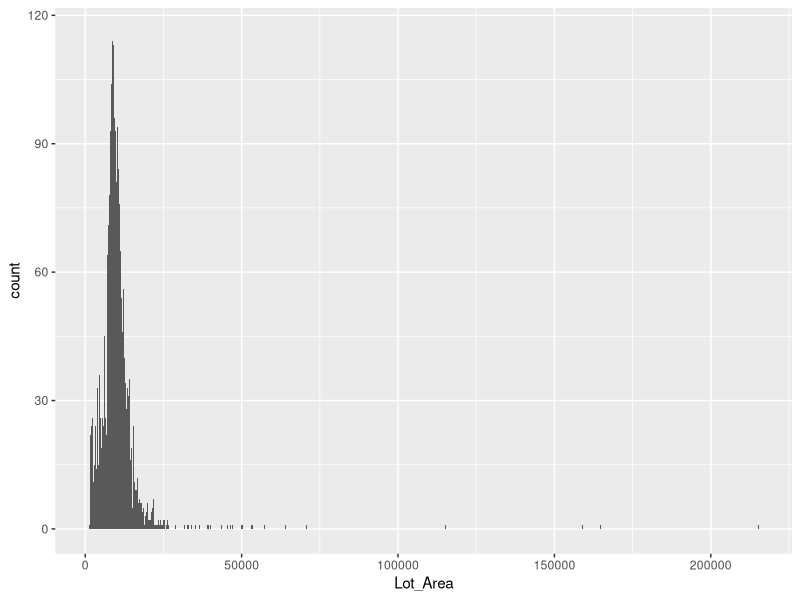
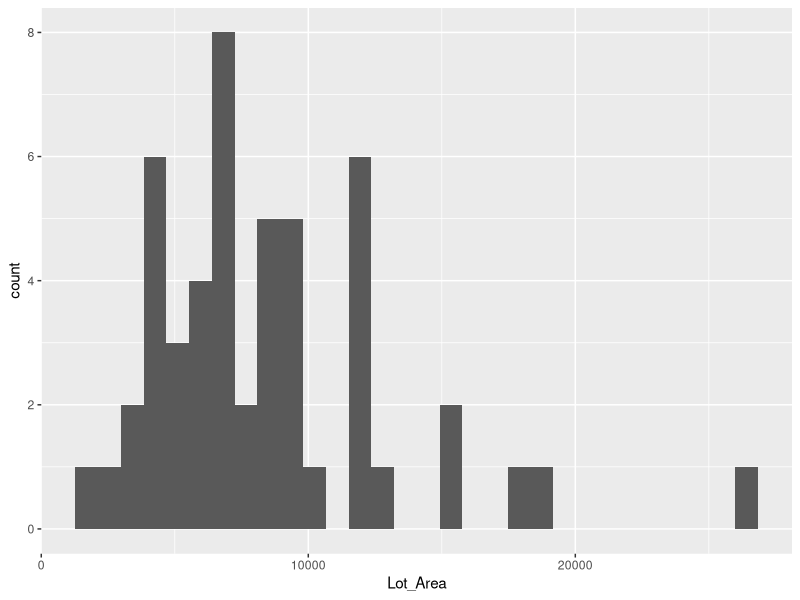
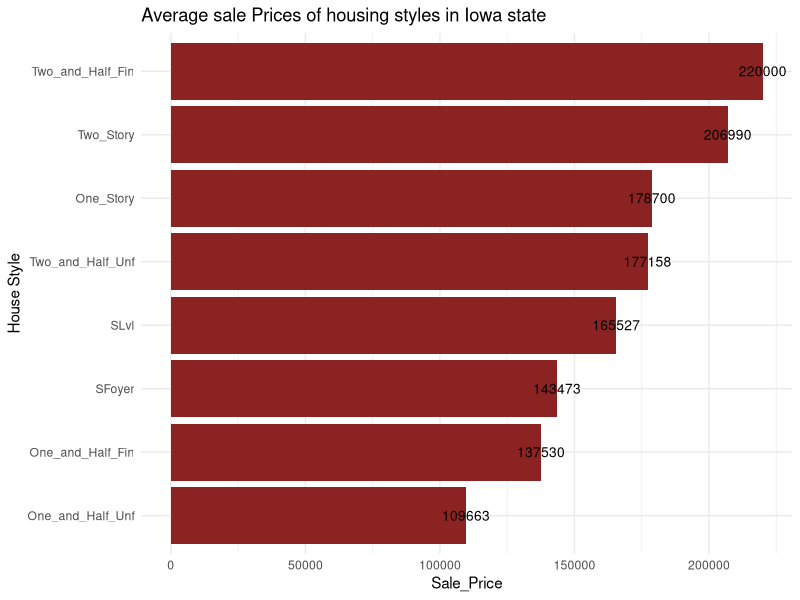
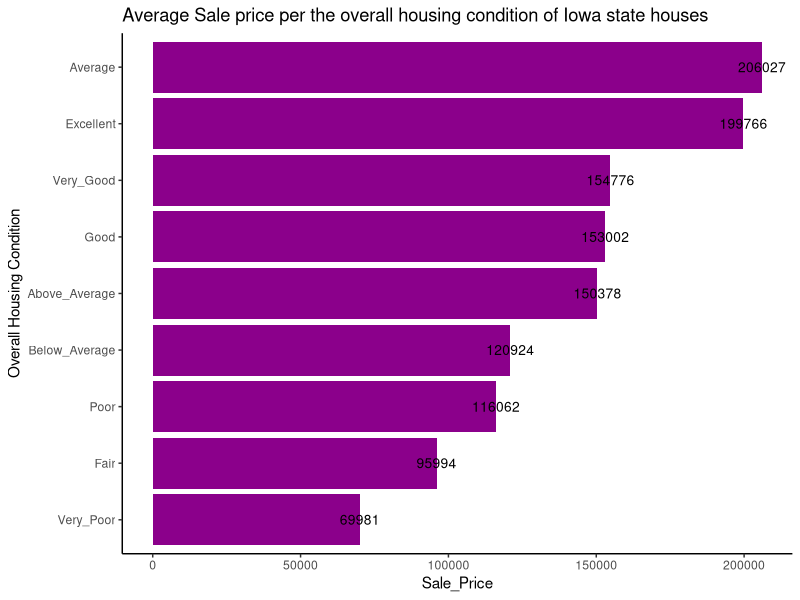
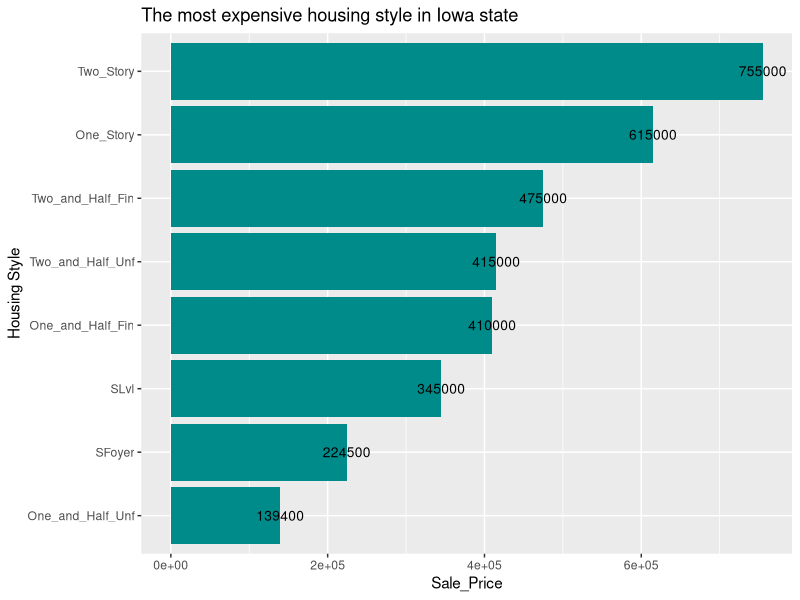
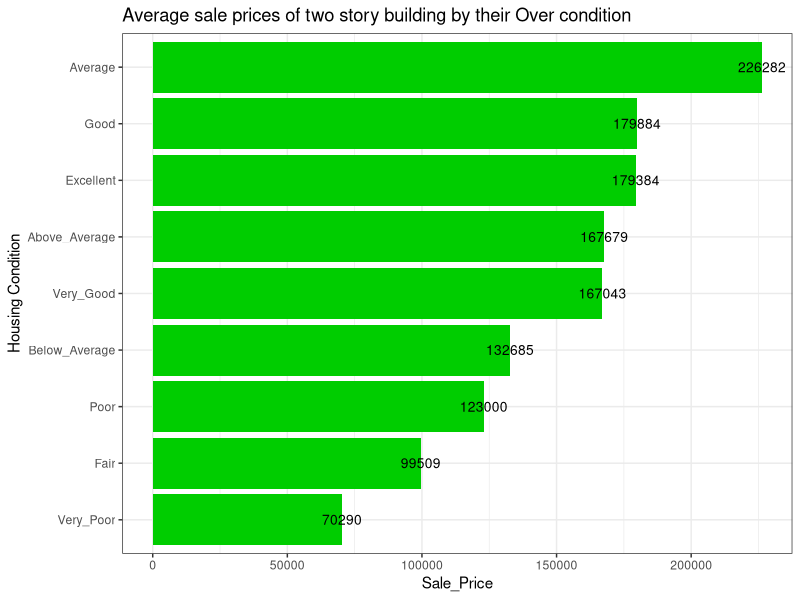
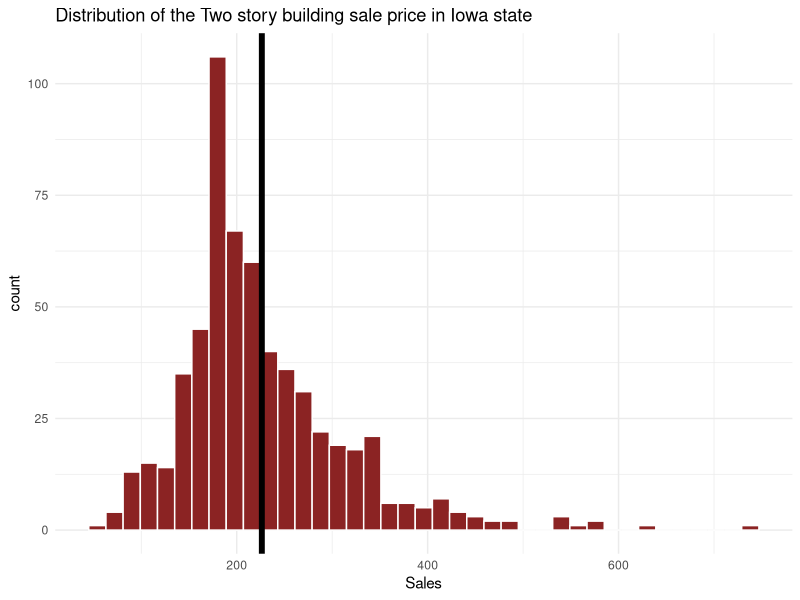
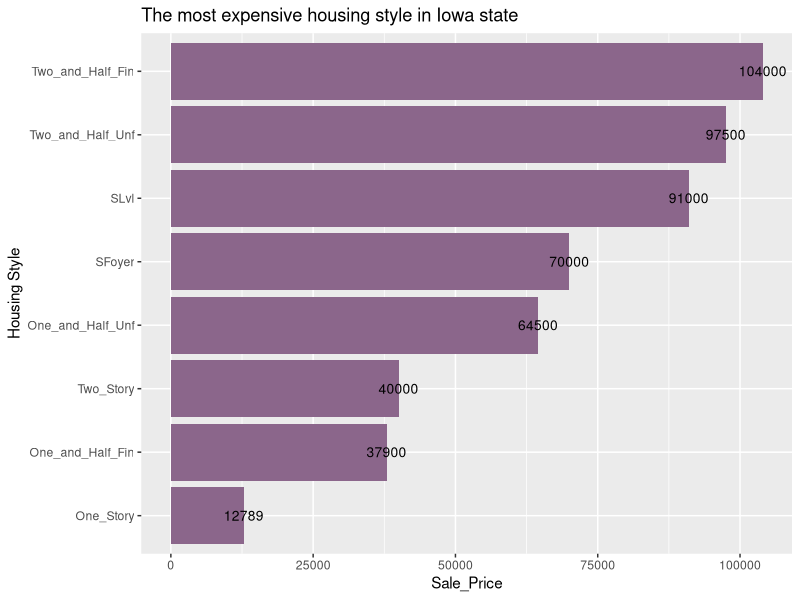

Write the R code that produced these figures, in order.
## load required packages
library(modeldata)
library(tidyverse)

## load data
ames <- ames
View(ames)


## descriptive of ames data
ames %>% summarise( mu=mean(Lot_Area),
                   pop_med=median(Lot_Area),
                   sigma=sd(Lot_Area),
                   pop_min=min(Lot_Area),
                   pop_max=max(Lot_Area),
                   pop_iqr=IQR(Lot_Area),
                   pop_q1=quantile(Lot_Area,0.25),
                   pop_q3=quantile(Lot_Area,0.75))


ames_area <- ames$Lot_Area
summary(ames_area)

percentile_50th <- IQR(ames_area)

## Plot histogram
ggplot(data=ames, aes(x=Lot_Area)) + geom_histogram(binwidth = 250)

## The unknown sampling distribution
#50 sample size chosen
samp1 <- ames %>% sample_n(size =50)
dim(samp1)

samp1 %>% summarise(x_bar=mean(Lot_Area),
                    s_med=median(Lot_Area),
                    s_sd=sd(Lot_Area),
                    s_iqr=IQR(Lot_Area),
                    s_25_qtl=quantile(Lot_Area, 0.25),
                    s_75th_qtl=quantile(Lot_Area, 0.75))

#EDA of sample 
ggplot(data = samp1, aes(Lot_Area)) + geom_histogram()




ame <- ames %>% select(House_Style,Overall_Cond,Sale_Price)
View(ame)

## what is the average sale price of each housing style?
st <- aggregate(Sale_Price~House_Style,ame,mean)
ggplot(data= st, aes(x= reorder(House_Style,+Sale_Price),y=Sale_Price))+
  geom_col(fill="brown4")+theme_minimal()+coord_flip()+
  geom_text(label=round(st$Sale_Price,0), size=3.5, vjust=0.5)+xlab("House Style")+
  ggtitle("Average sale Prices of housing styles in Iowa state")

###Here we find that houses with one and half unfinished housing units cost the least in Iowa state
###whilst on average two and half finished houses has the highest price of $220,200

## what is the average sale price of house characterised by overall condition?
sc<- aggregate(Sale_Price ~ Overall_Cond, ame, mean)
ggplot(data= sc, aes(x= reorder(Overall_Cond,+Sale_Price),y=Sale_Price))+
  geom_col(fill="magenta4")+theme_classic()+coord_flip()+
  geom_text(label=round(sc$Sale_Price,0), size=3.5, vjust=0.5)+
  xlab("Overall Housing Condition")+
  ggtitle("Average Sale price per the overall housing condition of Iowa state houses")
  
  

## which type of housing style is more expensive?
he<- aggregate(Sale_Price ~ House_Style, ame, max)
ggplot(data= he, aes(x= reorder(House_Style,+Sale_Price), y=Sale_Price))+
  geom_col(fill="cyan4")+coord_flip()+theme_get()+
  geom_text(label=he$Sale_Price, size=3.5, vjust=0.5)+
  xlab("Housing Style")+
  ggtitle("The most expensive housing style in Iowa state")

#### Here we see that two story buildings are the most expensive from the graph shown

## what is the pricing distribution of the most expensive housing style?
tstory <- ame %>% subset(House_Style=="Two_Story")
View(tstory)
dim(tstory)
tstory %>% count(Overall_Cond)
# from this counts we find that there are only 2 two_story buildings with overall poor condition however 
# their mean sale price is beyond the over all fair condition houses. we want to investigate those 
#two house prices
tstory %>% subset(Overall_Cond == "Poor")
#here we see that 1 of the over all poor condition two story houses has a colossal sale price of 159000
#this account for the huge mean price over the over all fair condition houses.

#form the count we also see that there are more two story houses with over all average condition i.e 590

ats <- aggregate(Sale_Price ~ Overall_Cond, tstory, mean)
ggplot(ats, aes(x=reorder(Overall_Cond,+Sale_Price), y=Sale_Price)) + geom_col(fill="green3")+
  geom_text(label=round(ats$Sale_Price,0), size=3.5,vjust=0.5)+theme_bw()+coord_flip()+
  xlab("Housing Condition")+
  ggtitle("Average sale prices of two story building by their Over condition")

#now we want to explore the general sale price distribution of two story buildings 
#with overall average conditions

average_ts <- tstory %>% subset(Overall_Cond == "Average")
dim(average_ts)
average_ts$Sales <- round((average_ts$Sale_Price)/1000, 0)
view(average_ts)
range(average_ts$Sales)

mean_sales <- average_ts %>% summarise(mean_prx=mean(Sales))

ggplot(data = average_ts, aes(Sales))+
  geom_histogram(binwidth=18, fill="brown4",color="white") + theme_minimal()+
  geom_vline(aes(xintercept=mean_prx),mean_sales,color="black",linewidth=2)+
  ggtitle("Distribution of the Two story building sale price in Iowa state")
  

## which type of housing is less expensive?
hle <- aggregate(Sale_Price ~ House_Style, ame, min)
ggplot(data= hle, aes(x= reorder(House_Style,+Sale_Price), y=Sale_Price))+
  geom_col(fill="plum4")+coord_flip()+theme_get()+
  geom_text(label=hle$Sale_Price, size=3.5, vjust=0.5)+
  xlab("Housing Style")+
  ggtitle("The most expensive housing style in Iowa state")

# the least expensive house here is one story buildings with average sale price of 12,789 dollars

## what is the pricing distribution of the less costly housing style?
One_Story <- ame %>% subset(House_Style == "One_Story")
View( One_Story)
dim( One_Story)

One_Story %>% count(Overall_Cond)
# from this counts we find that there are only 2 one_story buildings with overall very poor condition.
#The over all average condition houses are many in the locality.

lts <- aggregate(Sale_Price ~ Overall_Cond, One_Story,mean)
ggplot(lts, aes(x=reorder(Overall_Cond,+Sale_Price), y=Sale_Price)) + geom_col(fill="tan3")+
  geom_text(label=round(lts$Sale_Price,0), size=3.5,vjust=0.5)+theme_bw()+coord_flip()+
  xlab("Housing Condition")+
  ggtitle("Average sale prices of two story building by their Over condition")

One_Story %>% subset(Overall_Cond == "Very_Poor")
#there are only two one story structures that are in very poor condition

#now we want to explore the general sale price distribution of one story buildings
One_Story$Sales_Px <- round((One_Story$Sale_Price)/1000,0)

view(One_Story)

mean_Px <- One_Story %>% summarise(mean_Px = mean(Sales_Px))

ggplot(data = One_Story, aes(Sales_Px))+
  geom_histogram(binwidth=20, fill="midnightblue",color="white") + theme_minimal()+
  geom_vline(aes(xintercept=mean_Px),mean_Px,color="red3",linewidth=1.5)+
  annotate("text", x=280,y=220,angle=0,color="black",size=4,label="Median Sale Price=179000")+
  ggtitle("Distribution of one story building sale Price in Iowa state")

##what is the most expensive housing unit in the dataset?
max(ame$Sale_Price)
### the most expensive house has a sale price of 755000 dollars
ame %>% filter(Sale_Price == 755000)

##what is the overall condition of this housing?
###the overall condition of the most expensive house is **Above_Average**

##what is the housing style of this housing unity?
###the House_Style of the most expensive house is **Two_Story**
